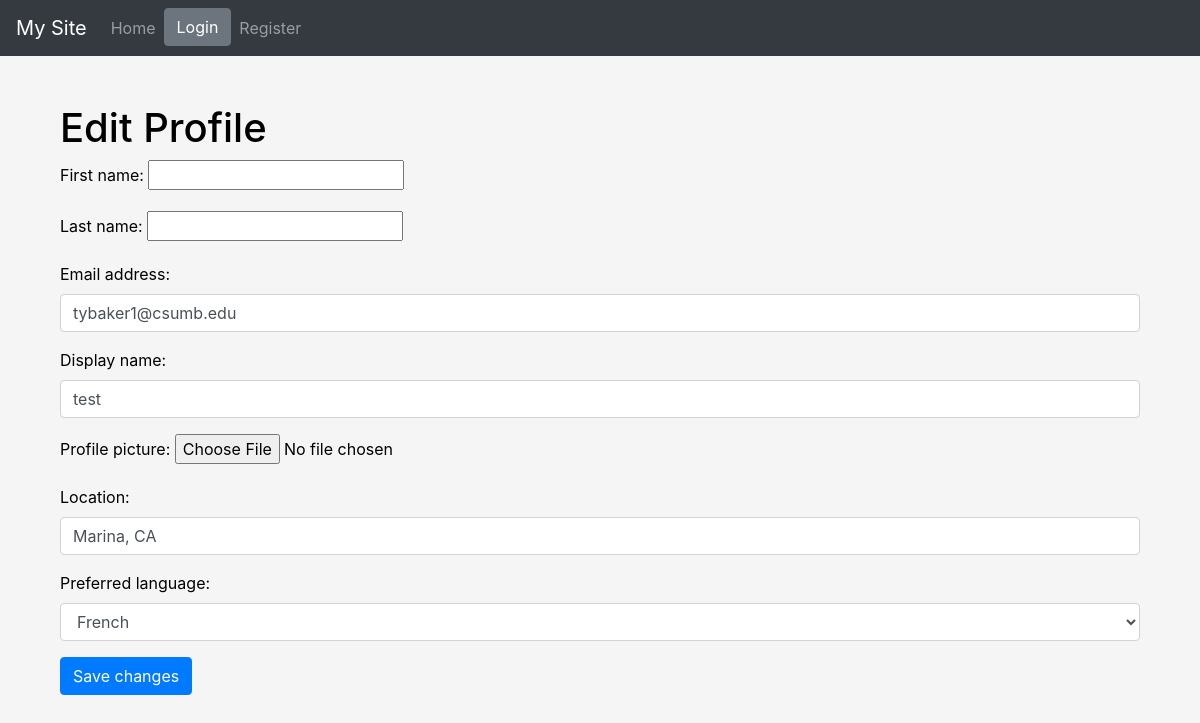
The page /user/edit_profile/ (signed in) on the database its author committed.
### UserManagement/models.py (models this page shows)
class CustomUser(AbstractUser):
    display_name = models.CharField(max_length=255, blank=True)
    profile_picture = models.ImageField(upload_to='profile_pics/', null=True, blank=True)
    location = models.CharField(max_length=255, null=True, blank=True)
    preferred_language = models.CharField(max_length=50, default='English')

### UserManagement/views.py (the view)
# urls.py: path('edit_profile/', views.edit_profile, name='edit_profile'),
@login_required
def edit_profile(request):
    if request.method == 'POST':
        form = EditProfileForm(request.POST, request.FILES, instance=request.user)
        if form.is_valid():
            form.save()
            return redirect('UserManagement:profile')  # Redirect to the profile view
    else:
        form = EditProfileForm(instance=request.user)
    return render(request, 'edit_profile.html', {'form': form})

### UserManagement/forms.py
class EditProfileForm(forms.ModelForm):
    class Meta:
        model = CustomUser
        fields = ['first_name', 'last_name', 'email', 'display_name', 'profile_picture', 'location', 'preferred_language']
        widgets = {
            'email': forms.EmailInput(attrs={'class': 'form-control'}),
            'display_name': forms.TextInput(attrs={'class': 'form-control'}),
            'location': forms.TextInput(attrs={'class': 'form-control'}),
            'preferred_language': forms.Select(choices=[
                ('en', 'English'),
                ('es', 'Spanish'),
                ('fr', 'French'),
                ('zh', 'Chinese (Mandarin)')
            ], attrs={'class': 'form-control'}),
        }

### UserManagement/templates/edit_profile.html (shortened to what this page needs)
{% extends 'base.html' %}
{% block content %}
<div class="container mt-5">
    <h1>Edit Profile</h1>
    <form method="post" enctype="multipart/form-data">
        {{ form.as_p }}
        <button type="submit" class="btn btn-primary">Save changes</button>
    </form>
</div>
{% endblock %}

### static/css/styles.css (style rules this page uses)
body { background-color: #f5f5f5; color: #000; }

### rows shown on the page
CustomUser: email "tybaker1@csumb.edu", display_name "test", location "Marina, CA", preferred_language "French"
